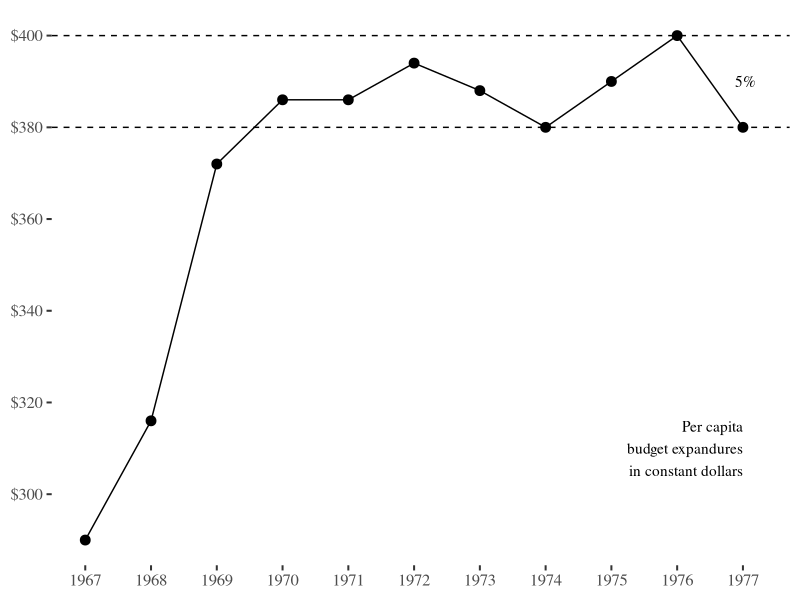

The R source for this figure:

library(ggplot2)
library(ggthemes)

x <- 1967:1977
y <- c(0.5,1.8,4.6,5.3,5.3,5.7,5.4,5,5.5,6,5)
d <- data.frame(x, y)
ggplot(d, aes(x,y)) + geom_line() + geom_point(size=3) + theme_tufte(base_size = 15) +
  theme(axis.title=element_blank()) + geom_hline(yintercept = c(5,6), lty=2) + 
  scale_y_continuous(breaks=seq(1, 6, 1), label=sprintf("$%s",seq(300,400,20))) + 
  scale_x_continuous(breaks=x,label=x) +
  annotate("text", x = c(1977,1977.2), y = c(1.5,5.5), adj=1,  family="serif",
           label = c("Per capita\nbudget expandures\nin constant dollars", "5%"))